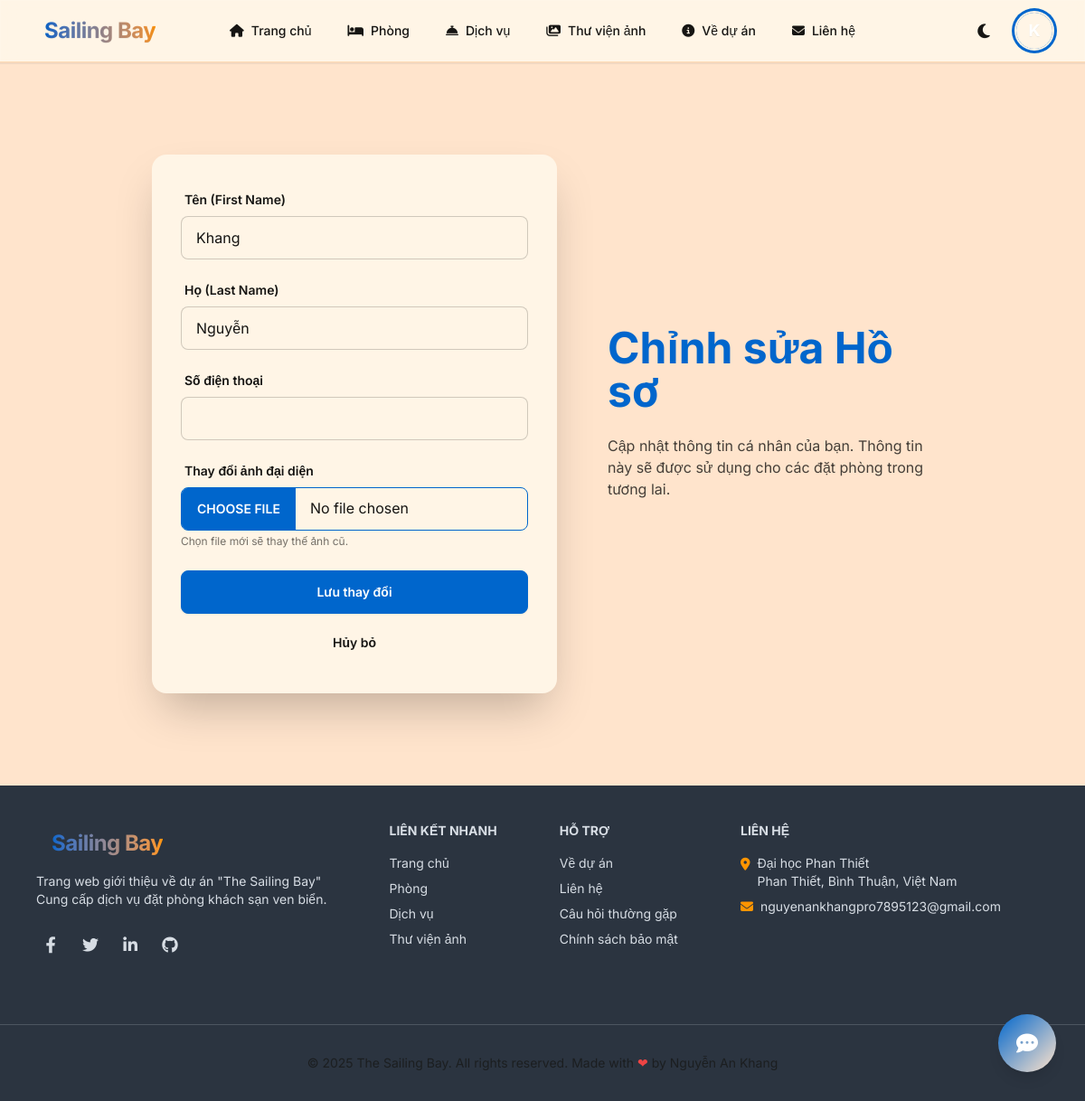
Page /user/profile/edit/ (signed in) on the committed database.
### users/models.py (models this page shows, shortened)
class User(AbstractUser):
    email = models.EmailField(unique=True)
    profile_picture = models.ImageField(upload_to='profile_pictures/', null=True, blank=True)
    phone_number = models.CharField(max_length=15, null=True, blank=True)
    pass

### users/views.py (the view, shortened to what this page needs)
class ProfileEditView(LoginRequiredMixin, UpdateView):
    model = User
    form_class = ProfileEditForm
    template_name = 'users/profile_edit.html'
    success_url = reverse_lazy('profile')
    def get_object(self):
        return self.request.user

### users/forms.py
class ProfileEditForm(forms.ModelForm):
    class Meta:
        model = User
        fields = ['first_name', 'last_name', 'phone_number', 'profile_picture']

### users/templates/users/profile_edit.html (shortened to what this page needs)
{% extends 'base.html' %}
{% load i18n %}
{% block content %}
<div class="hero min-h-screen bg-base-200">
    <div class="hero-content flex-col lg:flex-row-reverse w-full max-w-4xl">
        <div class="text-center lg:text-left lg:pl-10">
            <h1 class="text-5xl font-bold text-primary">Chỉnh sửa Hồ sơ</h1>
            <p class="py-6 text-base-content/80">
                Cập nhật thông tin cá nhân của bạn. Thông tin này sẽ được sử dụng cho các đặt phòng trong tương lai.
            </p>
        </div>
        <div class="card flex-shrink-0 w-full max-w-md shadow-2xl bg-base-100">
            <div class="card-body">
                <form method="POST" enctype="multipart/form-data">
                    <div class="space-y-4">
                        <div class="form-control w-full">
                            <label class="label" for="{{ form.first_name.id_for_label }}">
                                <span class="label-text font-semibold">Tên (First Name)</span>
                            </label>
                            <input type="text" name="{{ form.first_name.name }}"
                                value="{{ form.first_name.value|default:'' }}" id="{{ form.first_name.id_for_label }}"
                                class="input input-bordered w-full {% if form.first_name.errors %}input-error{% endif %}" />
                        </div>
                        <div class="form-control w-full">
                            <label class="label" for="{{ form.last_name.id_for_label }}">
                                <span class="label-text font-semibold">Họ (Last Name)</span>
                            </label>
                            <input type="text" name="{{ form.last_name.name }}"
                                value="{{ form.last_name.value|default:'' }}" id="{{ form.last_name.id_for_label }}"
                                class="input input-bordered w-full {% if form.last_name.errors %}input-error{% endif %}" />
                        </div>
                        <div class="form-control w-full">
                            <label class="label" for="{{ form.phone_number.id_for_label }}">
                                <span class="label-text font-semibold">Số điện thoại</span>
                            </label>
                            <input type="tel" name="{{ form.phone_number.name }}"
                                value="{{ form.phone_number.value|default:'' }}"
                                id="{{ form.phone_number.id_for_label }}"
                                class="input input-bordered w-full {% if form.phone_number.errors %}input-error{% endif %}" />
                        </div>
                        <div class="form-control w-full">
                            <label class="label" for="{{ form.profile_picture.id_for_label }}">
                                <span class="label-text font-semibold">Thay đổi ảnh đại diện</span>
                            </label>
                            <input type="file" name="{{ form.profile_picture.name }}"
                                id="{{ form.profile_picture.id_for_label }}"
                                class="file-input file-input-bordered file-input-primary w-full {% if form.profile_picture.errors %}file-input-error{% endif %}" />
                            <span class="text-xs text-base-content/60 mt-1">
                                Chọn file mới sẽ thay thế ảnh cũ.
                            </span>
                        </div>
                    </div>
                    <div class="form-control mt-6 space-y-2">
                        <button type="submit" class="btn btn-primary">Lưu thay đổi</button>
                        <a href="{% url 'profile' %}" class="btn btn-ghost">Hủy bỏ</a>
                    </div>
                </form>
            </div>
        </div>
    </div>
</div>
{% endblock content %}

### templates/base.html (shortened to what this page needs)
{% load static %}
{% load socialaccount %}
<!DOCTYPE html>
<html lang="vi" data-theme="light">
<head>
    <link href="https://cdn.jsdelivr.net/npm/daisyui@4.4.19/dist/full.min.css" rel="stylesheet" type="text/css" />
    <link href="https://cdnjs.cloudflare.com/ajax/libs/font-awesome/6.4.0/css/all.min.css" rel="stylesheet">
    <link href="{% static 'css/styles.css' %}" rel="stylesheet" type="text/css">
</head>
<body class="min-h-screen flex flex-col bg-base-100">
    <header class="sticky top-0 z-50 glass">
        <div class="navbar max-w-7xl mx-auto px-4 lg:px-8">
            <div class="navbar-start">
                <a class="btn btn-ghost text-2xl font-bold no-animation" href="{% url 'home' %}">
                    <span class="gradient-text">Sailing Bay</span>
                </a>
            </div>
            <div class="navbar-center hidden lg:flex">
                <ul class="menu menu-horizontal px-1 gap-2">
                    <li><a href="{% url 'home' %}" class="font-medium rounded-lg"><i class="fas fa-home"></i> Trang
                            chủ</a></li>
                    <li><a href="{% url 'room_list' %}" class="font-medium rounded-lg"><i class="fas fa-bed"></i>
                            Phòng</a></li>
                    <li><a href="{% url 'service_list' %}" class="font-medium rounded-lg"><i
                                class="fas fa-concierge-bell"></i> Dịch vụ</a></li>
                    <li><a href="{% url 'gallery' %}" class="font-medium rounded-lg"><i class="fas fa-images"></i> Thư
                            viện ảnh</a></li>
                    <li><a href="{% url 'about' %}" class="font-medium rounded-lg"><i class="fas fa-info-circle"></i> Về
                            dự án</a></li>
                    <li><a href="{% url 'contact' %}" class="font-medium rounded-lg"><i class="fas fa-envelope"></i>
                            Liên hệ</a></li>
                </ul>
            </div>
            <div class="navbar-end gap-2">
                <label class="swap swap-rotate btn btn-ghost btn-circle">
                    <i class="swap-off fas fa-moon text-lg"></i>
                </label>
                {% if user.is_authenticated %}
                <div class="dropdown dropdown-end">
                    <div tabindex="0" role="button" class="btn btn-ghost btn-circle avatar no-animation">
                        <div class="w-10 rounded-full ring ring-primary ring-offset-base-100 ring-offset-2">
                            {% get_social_accounts user as social_accounts %}
                            {% if social_accounts.google %}
                            {% for account in social_accounts.google|slice:":1" %}
                            <img src="{{ account.get_avatar_url }}" alt="User Avatar" />
                            {% endfor %}
                            {% else %}
                            <div
                                class="gradient-bg w-full h-full flex items-center justify-center text-white font-bold text-lg">
                                {{ user.first_name|first|default:user.username|first|upper }}
                            </div>
                            {% endif %}
                        </div>
                    </div>
                </div>
                {% endif %}
            </div>
        </div>
    </header>
    <main class="flex-grow">
        {% block content %}
        {% endblock %}
    </main>
    <button id="chat-toggle-btn"
        class="btn btn-circle btn-lg floating-btn floating-btn-chat text-white border-0 shadow-lg hover:shadow-xl hover:scale-110 transition-all bg-gradient-to-br from-primary to-primary-focus"
        title="Mở trợ lý chat">
        <i class="fas fa-comment-dots text-2xl"></i>
    </button>
    <footer class="bg-neutral text-neutral-content mt-auto">
        <div class="footer max-w-7xl mx-auto p-10">
            <aside>
                <a class="btn btn-ghost text-2xl font-bold no-animation" href="{% url 'home' %}">
                    <span class="gradient-text">Sailing Bay</span>
                </a>
                <p>Trang web giới thiệu về dự án "The Sailing Bay"<br>Cung cấp dịch vụ đặt phòng khách sạn ven biển.</p>
                <div class="flex gap-3 mt-4">
                    <a href="#" class="btn btn-circle btn-sm btn-ghost" aria-label="Facebook"><i
                            class="fab fa-facebook-f text-lg"></i></a>
                    <a href="#" class="btn btn-circle btn-sm btn-ghost" aria-label="Twitter"><i
                            class="fab fa-twitter text-lg"></i></a>
                    <a href="#" class="btn btn-circle btn-sm btn-ghost" aria-label="LinkedIn"><i
                            class="fab fa-linkedin-in text-lg"></i></a>
                    <a href="#" class="btn btn-circle btn-sm btn-ghost" aria-label="GitHub"><i
                            class="fab fa-github text-lg"></i></a>
                </div>
            </aside>
            <nav>
                <header class="footer-title opacity-100">Liên kết nhanh</header>
                <a href="{% url 'home' %}" class="link link-hover">Trang chủ</a>
                <a href="{% url 'room_list' %}" class="link link-hover">Phòng</a>
                <a href="{% url 'service_list' %}" class="link link-hover">Dịch vụ</a>
                <a href="{% url 'gallery' %}" class="link link-hover">Thư viện ảnh</a>
            </nav>
            <nav>
                <header class="footer-title opacity-100">Hỗ trợ</header>
                <a href="{% url 'about' %}" class="link link-hover">Về dự án</a>
                <a href="{% url 'contact' %}" class="link link-hover">Liên hệ</a>
                <a href="#" class="link link-hover">Câu hỏi thường gặp</a>
                <a href="#" class="link link-hover">Chính sách bảo mật</a>
            </nav>
            <nav>
                <header class="footer-title opacity-100">Liên hệ</header>
                <p class="flex items-start gap-2">
                    <i class="fas fa-map-marker-alt text-accent flex-shrink-0 mt-1"></i>
                    <span>Đại học Phan Thiết<br>Phan Thiết, Bình Thuận, Việt Nam</span>
                </p>
                <p class="flex items-center gap-2">
                    <i class="fas fa-envelope text-accent flex-shrink-0"></i>
                    <span>nguyenankhangpro7895123@gmail.com</span>
                </p>
            </nav>
        </div>
        <div class="border-t border-neutral-content/20 mt-8 py-8 text-center text-sm">
            <p class="text-base-content/70">&copy; 2025 The Sailing Bay. All rights reserved. <br class="sm:hidden">
                Made with <span class="text-red-500">❤</span> by Nguyễn An Khang</p>
        </div>
    </footer>
</body>
</html>

### templates/base.html (style rules this page uses)
body { font-family: 'Inter', sans-serif; background-color: oklch(var(--b1)); }
html { scroll-behavior: smooth; }
.floating-btn { position: fixed; z-index: 40; }
.floating-btn-chat { bottom: 2rem; right: 2rem; z-index: 1002; }
.gradient-text { background: linear-gradient(90deg, oklch(var(--p)) 0%, oklch(var(--a)) 50%, oklch(var(--p)) 100%); background-size: 200% auto; color: transparent; -webkit-background-clip: text; background-clip: text; animation: gradient 4s linear infinite; font-weight: 700; letter-spacing: -0.5px; }
.gradient-bg { background: linear-gradient(135deg, oklch(var(--p)) 0%, oklch(var(--pf)) 100%); }
.glass { background: oklch(var(--b1) / 0.85); backdrop-filter: blur(10px); border-bottom: 1px solid oklch(var(--b3)); }

### rows in the picture
User: first_name|first "K", first_name "Khang", last_name "Nguyễn"
